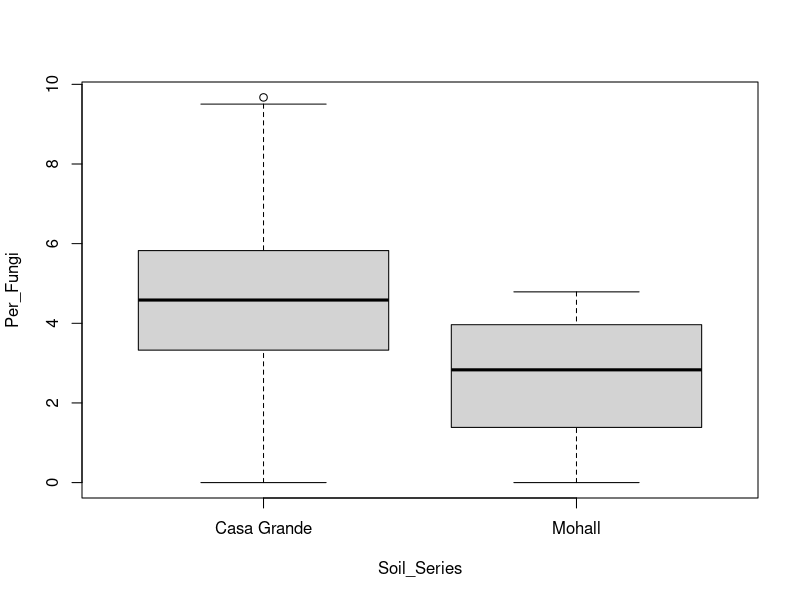
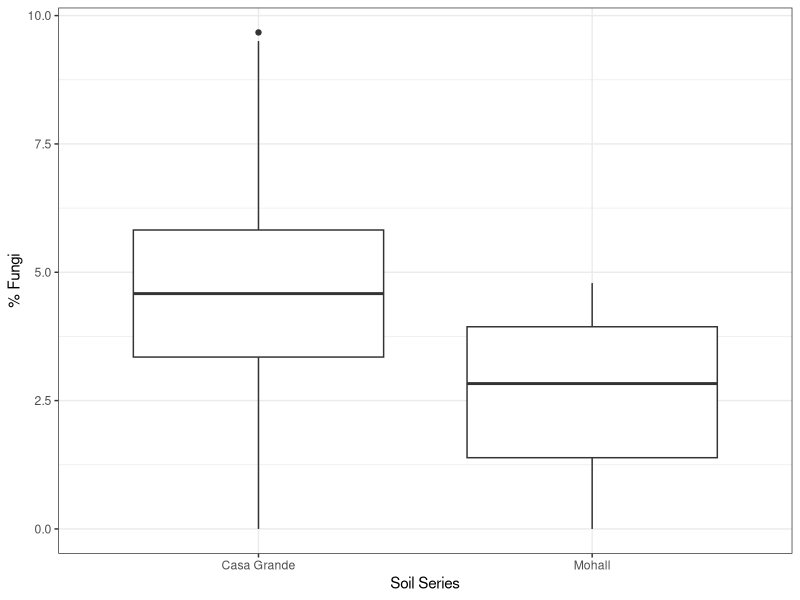
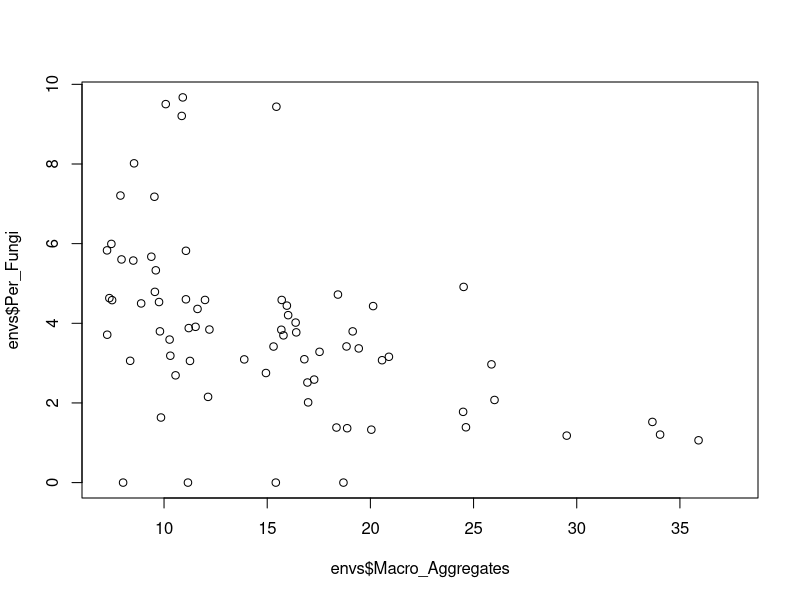
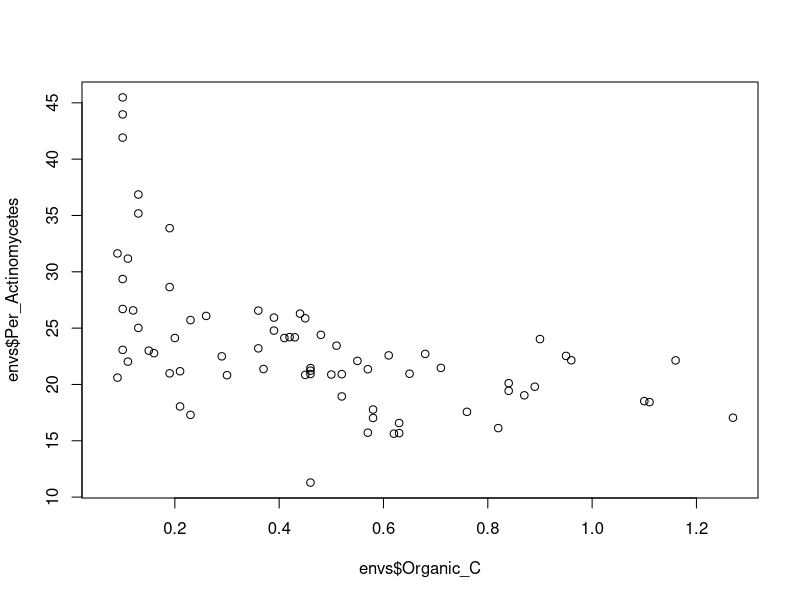
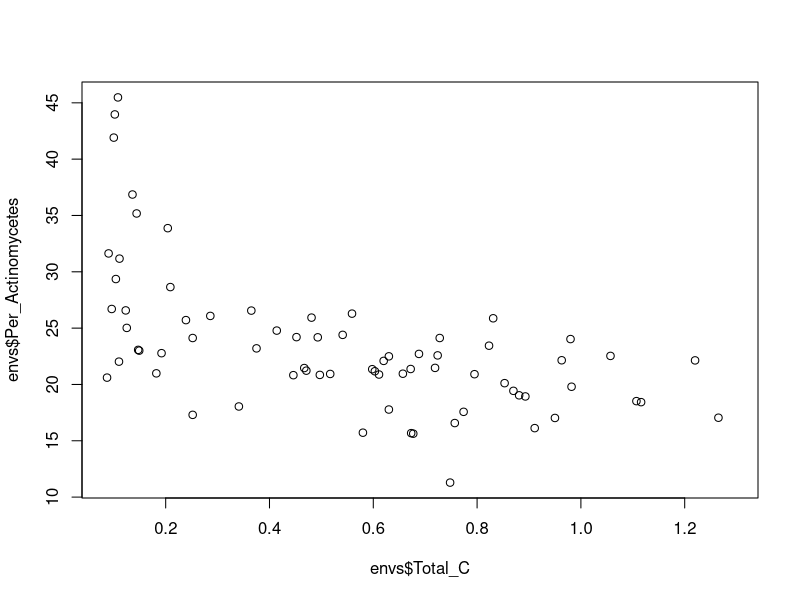
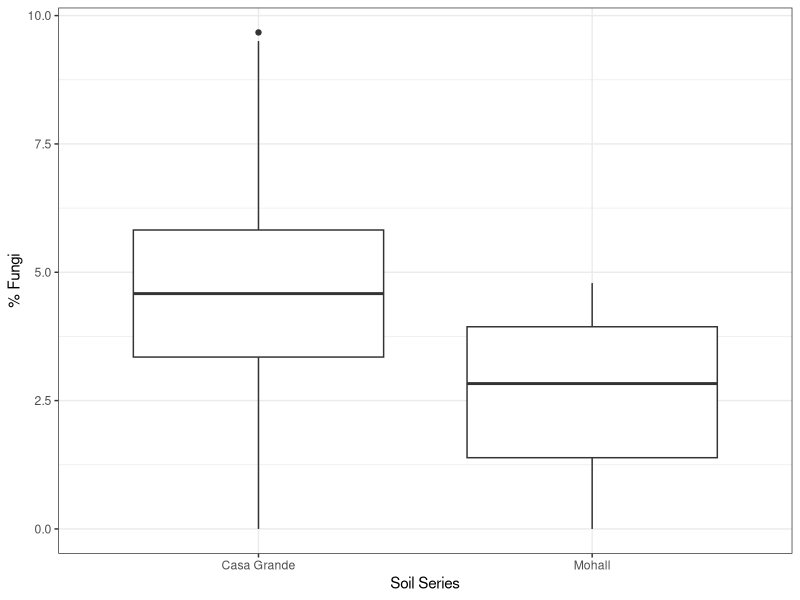

These charts were generated, in order, by the following R code:
# Plot of soil chemistry and various microbes
# Jeff Oliver
# jcoliver@arizona.edu
# 2021-09-22

library(dplyr)
library(ggplot2)

# envs <- read.csv(file = "~/Desktop/joined_sheets.csv")
# envs <- envs %>%
#   rename(Soil_Series = Soil.series,
#          Sample_Number = Sample.Number,
#          Total_N = Total.N....,
#          Total_C = Total.C....,
#          Inorganic_C = Inorganic.C....,
#          Organic_C = Organic.Carbon....,
#          Macro_Aggregates = Macro.Aggregates....,
#          Sample_Ref = Sample.Ref,
#          GramPos_GramNeg = Gram._Gram.,
#          Per_AM_Fungi = Per_AM.Fungi,
#          Per_Gram_Neg = Per_Gram.Negative,
#          Per_Gram_Pos = Per_Gram.Positive)

# write.csv(file = "data/Soil_Micro_Data.csv", x = envs, row.names = FALSE)
envs <- read.csv(file = "data/Soil_Micro_Data.csv")

envs$Site <- factor(x = trimws(envs$Site))
envs$Depth <- factor(x = trimws(envs$Depth))
envs$Soil_Series <- factor(x = trimws(envs$Soil_Series))
envs$Irrigation <- factor(x = trimws(envs$Irrigation))
summary(envs[, c("Site", "Depth", "Soil_Series", "Irrigation")])

# Plot for slideshow
boxplot(Per_Fungi ~ Soil_Series, data = envs)
t.test(x = envs$Per_Fungi[envs$Soil_Series == "Casa Grande"], 
       y = envs$Per_Fungi[envs$Soil_Series == "Mohall"])

# Get summary stats (mean + SE) for table
soil_summary <- envs %>%
  group_by(Soil_Series) %>%
  summarize(mean_fungi = mean(Per_Fungi, na.rm = TRUE),
            se_fungi = sd(Per_Fungi, na.rm = TRUE)/sqrt(n()))

# Plot boxplot
soil_boxplot <- ggplot(data = envs, mapping = aes(x = Soil_Series, 
                                                  y = Per_Fungi)) +
  geom_boxplot() +
  xlab(label = "Soil Series") +
  ylab(label = "% Fungi") +
  theme_bw()
soil_boxplot
ggsave(file = "output/soil-fungi.png", plot = soil_boxplot)

# Possible plots for notebook (Y vs X):
# Per_Fungi vs. Macro_Aggregates (negative)
plot(x = envs$Macro_Aggregates, y = envs$Per_Fungi)
# Per_Actinomycetes vs. Organic_C (negative)
plot(x = envs$Organic_C, y = envs$Per_Actinomycetes)
summary(lm(Per_Actinomycetes ~ Organic_C, data = envs))
plot(x = envs$Total_C, y = envs$Per_Actinomycetes)
summary(lm(Per_Actinomycetes ~ Total_C, data = envs))

rows_for_table <- c(70, 62, 9, 24, 54)
envs[rows_for_table, c("Organic_C", "Per_Actinomycetes")]
# Organic_C Per_Actinomycetes
# 70      0.10          45.48088
# 62      0.19          28.64416
# 9       0.48          24.40180
# 24      0.76          17.57020
# 54      0.89          19.79760

# Testing polynomial models
one <- lm(Per_Actinomycetes ~ Total_C, data = envs)
two <- lm(Per_Actinomycetes ~ poly(x = Total_C, degree = 2), data = envs)
three <- lm(Per_Actinomycetes ~ poly(x = Total_C, degree = 3), data = envs)
four <- lm(Per_Actinomycetes ~ poly(x = Total_C, degree = 4), data = envs)
anova(one, two)
anova(two, three)
anova(three, four)
